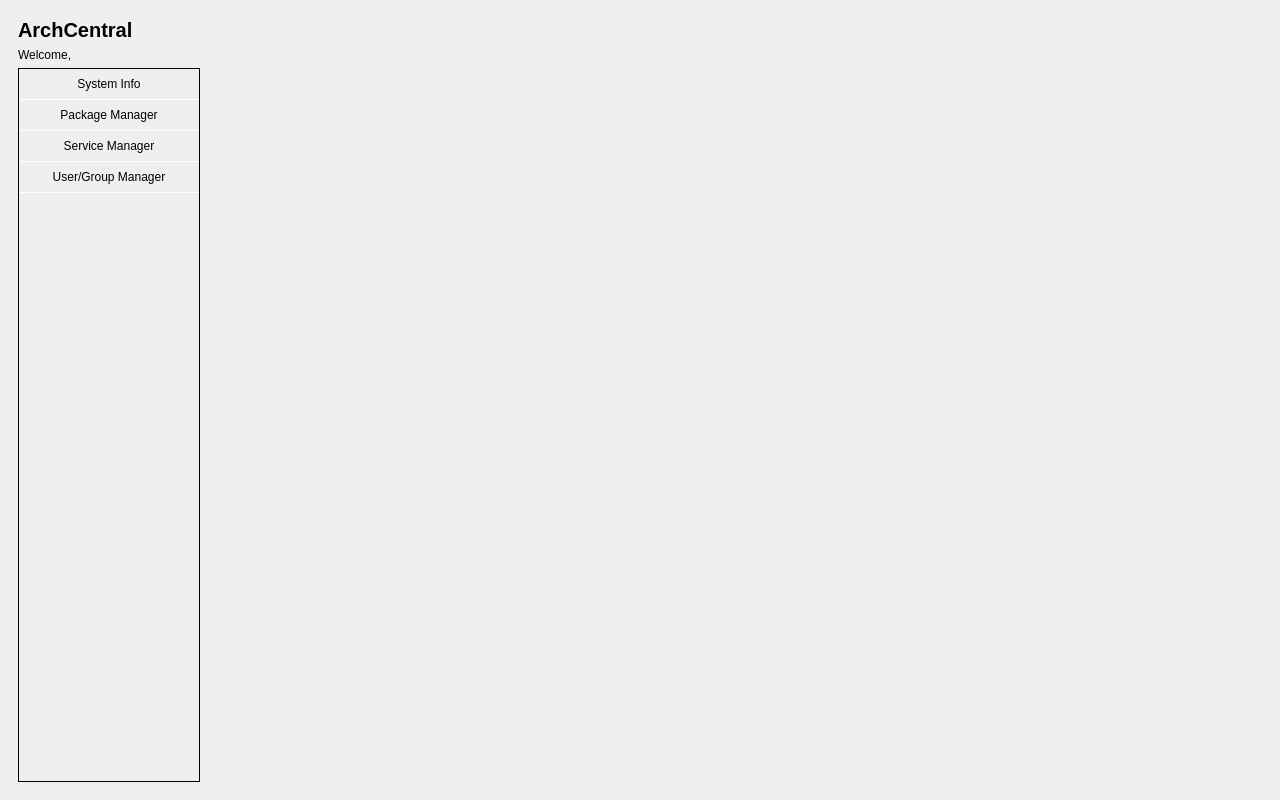
<?xml version="1.0" encoding="UTF-8"?>
<ui version="4.0">
 <class>MainWindow</class>
 <widget class="QMainWindow" name="MainWindow">
  <property name="geometry">
   <rect>
    <x>0</x>
    <y>0</y>
    <width>1280</width>
    <height>800</height>
   </rect>
  </property>
  <property name="minimumSize">
   <size>
    <width>1280</width>
    <height>720</height>
   </size>
  </property>
  <property name="windowTitle">
   <string>ArchCentral</string>
  </property>
  <widget class="QWidget" name="central_widget">
   <layout class="QHBoxLayout" name="horizontalLayout">
    <item>
     <widget class="QFrame" name="sidebar">
      <property name="minimumSize">
       <size>
        <width>200</width>
        <height>0</height>
       </size>
      </property>
      <property name="frameShape">
       <enum>QFrame::Shape::NoFrame</enum>
      </property>
      <property name="frameShadow">
       <enum>QFrame::Shadow::Raised</enum>
      </property>
      <layout class="QVBoxLayout" name="verticalLayout">
       <item>
        <widget class="QLabel" name="app_title">
         <property name="font">
          <font>
           <pointsize>15</pointsize>
           <bold>true</bold>
          </font>
         </property>
         <property name="text">
          <string>ArchCentral</string>
         </property>
        </widget>
       </item>
       <item>
        <widget class="QLabel" name="welcome_label">
         <property name="text">
          <string>Welcome, </string>
         </property>
        </widget>
       </item>
       <item>
        <widget class="QFrame" name="menu_buttons">
         <property name="styleSheet">
          <string notr="true">QPushButton { border: 1px solid white; margin: 0 px; border-top: 0px; border-right: 0px; border-left: 0px; height: 30 px }
QPushButton:checked { border: 1px solid white; margin: 0 px; background-color:rgb(94, 94, 94); border-top: 0px; border-right: 0px; border-left: 0px; }</string>
         </property>
         <property name="frameShape">
          <enum>QFrame::Shape::Box</enum>
         </property>
         <property name="frameShadow">
          <enum>QFrame::Shadow::Plain</enum>
         </property>
         <property name="lineWidth">
          <number>1</number>
         </property>
         <property name="midLineWidth">
          <number>0</number>
         </property>
         <layout class="QVBoxLayout" name="menu_options">
          <property name="spacing">
           <number>0</number>
          </property>
          <property name="leftMargin">
           <number>0</number>
          </property>
          <property name="topMargin">
           <number>0</number>
          </property>
          <property name="rightMargin">
           <number>0</number>
          </property>
          <property name="bottomMargin">
           <number>0</number>
          </property>
          <item>
           <widget class="QPushButton" name="sys_info_button">
            <property name="text">
             <string>System Info</string>
            </property>
            <property name="icon">
             <iconset theme="computer"/>
            </property>
            <property name="checkable">
             <bool>true</bool>
            </property>
            <property name="checked">
             <bool>false</bool>
            </property>
            <property name="autoExclusive">
             <bool>true</bool>
            </property>
           </widget>
          </item>
          <item>
           <widget class="QPushButton" name="package_manager_button">
            <property name="text">
             <string>Package Manager</string>
            </property>
            <property name="icon">
             <iconset theme="package-x-generic"/>
            </property>
            <property name="checkable">
             <bool>true</bool>
            </property>
            <property name="autoExclusive">
             <bool>true</bool>
            </property>
           </widget>
          </item>
          <item>
           <widget class="QPushButton" name="service_manager_button">
            <property name="text">
             <string>Service Manager</string>
            </property>
            <property name="icon">
             <iconset theme="QIcon::ThemeIcon::DocumentProperties"/>
            </property>
            <property name="checkable">
             <bool>true</bool>
            </property>
            <property name="autoExclusive">
             <bool>true</bool>
            </property>
           </widget>
          </item>
          <item>
           <widget class="QPushButton" name="user_group_manager_button">
            <property name="text">
             <string>User/Group Manager</string>
            </property>
            <property name="icon">
             <iconset theme="QIcon::ThemeIcon::UserOffline"/>
            </property>
            <property name="checkable">
             <bool>true</bool>
            </property>
            <property name="autoExclusive">
             <bool>true</bool>
            </property>
           </widget>
          </item>
          <item>
           <spacer name="spacer">
            <property name="orientation">
             <enum>Qt::Orientation::Vertical</enum>
            </property>
            <property name="sizeHint" stdset="0">
             <size>
              <width>20</width>
              <height>40</height>
             </size>
            </property>
           </spacer>
          </item>
         </layout>
        </widget>
       </item>
      </layout>
     </widget>
    </item>
    <item>
     <widget class="QStackedWidget" name="display_area">
      <property name="styleSheet">
       <string notr="true"/>
      </property>
      <widget class="QWidget" name="page"/>
      <widget class="QWidget" name="page_2"/>
     </widget>
    </item>
   </layout>
  </widget>
 </widget>
 <resources/>
 <connections/>
</ui>
